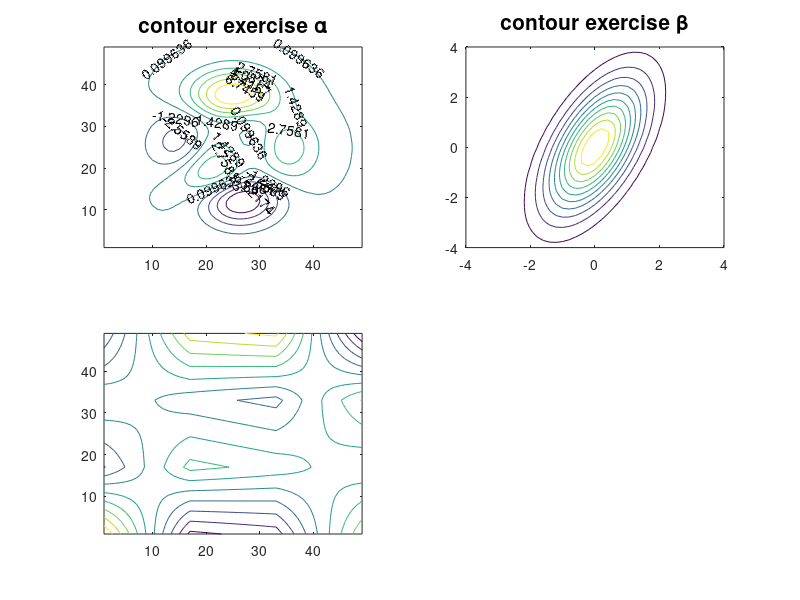

This chart was generated by the following MATLAB code: (Note: this script raises an error after producing the figure.)
% 2022/12/26

clc;
clear;
close all;

% 3차원 데이터에 대한 등심선을 표현하는 함수

% [C, h] = contour(Z, n) 
    % 행렬 Z에 대한 n개의 등고선을 그린다. 
% [C, h] = contour(Z, v) 
    % 행렬 Z에 대한 등심선을 벡터 v값에 근거하여 그린다.

% peaks: 49×49 그리드에서 계산된 peaks 함수의 z 좌표를 반환 (random?)
subplot(2, 2, 1); 
a = peaks;
[c1, h1] = contour(a, 10);
set(gcf, 'color', [.9, .9, .9]);
title('contour exercise \alpha', 'fontsize', 15);
clabel(c1);      % cotour value labeling


% meshgrid: 벡터 x 및 y에 포함된 좌표를 바탕으로 2차원 그리드 좌표를 반환
subplot(2, 2, 2); 
[x, y] = meshgrid(-4 : 0.2 : 4);
z = exp(-0.5 * (x .^ 2 + 0.5 * (x - y) .^ 2)); 
contour(x, y, z);
title('contour exercise \beta', 'fontsize', 15);

% magic: 마방진(Magic Square)
    % 행과 열의 합계가 동일하고 1 ~ n2 범위의 정수로 생성된 n×n 행렬을 반환
subplot(2, 2, 3); 
Z = magic(4);
[c2, h2] = contour(interp2(Z, 4));
h3 = clabel(c2, h2, 'manual'); 
set(h3, 'BackgroundColor', [1, 1, .6], ...
    'Edgecolor', [.7, .7, .7]);
colormap('cool');

% [x, y, z]에서 y output을 확인할 필요가 없을 때 [x, ~, z]로 표현가능